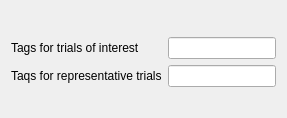
     <widget class="QWidget" name="eclipse">
      <attribute name="title">
       <string>Eclipse</string>
      </attribute>
      <layout class="QHBoxLayout" name="horizontalLayout_3">
       <item>
        <layout class="QFormLayout" name="formLayout_4">
         <item row="1" column="0">
          <widget class="QLabel" name="label_9">
           <property name="text">
            <string>Tags for trials of interest</string>
           </property>
          </widget>
         </item>
         <item row="0" column="0">
          <spacer name="verticalSpacer_8">
           <property name="orientation">
            <enum>Qt::Vertical</enum>
           </property>
           <property name="sizeHint" stdset="0">
            <size>
             <width>20</width>
             <height>20</height>
            </size>
           </property>
          </spacer>
         </item>
         <item row="3" column="0">
          <widget class="QLabel" name="label_18">
           <property name="text">
            <string/>
           </property>
          </widget>
         </item>
         <item row="1" column="1">
          <widget class="QLineEdit" name="cfg_tags"/>
         </item>
         <item row="2" column="0">
          <widget class="QLabel" name="label_8">
           <property name="text">
            <string>Taqs for representative trials</string>
           </property>
          </widget>
         </item>
         <item row="2" column="1">
          <widget class="QLineEdit" name="cfg_repr_tags"/>
         </item>
        </layout>
       </item>
      </layout>
     </widget>
